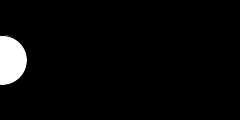
Frame 1 (no input)
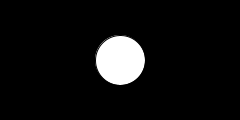
Frame 60 (the mouse pressed at the canvas centre just before this capture)
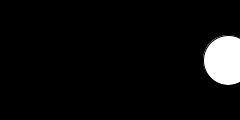
Frame 120 (the mouse held since frame 60 and released just before this capture)

The Processing sketch that drew these frames (run headless with seeded random() and noise(); from frame 60 on, the mouse is pressed at the canvas centre):

// Processing sketch: Sheet4
// ── Sheet4.pde
//「円が左端から右に速度 2 で移動し，プログラム開始から 4 秒後以降は右向きに速度-2 で移動する」プログラムを作成しなさい


//円が跳ね返るプログラム

int x,y;
//円の直径を記憶する整数型の変数 diameter を宣言し，初期値 50 を代入する
int diameter = 50;
//整数型の変数 time を宣言し，初期値 4 * 1000 を代入する
int time = 4 * 1000;

void setup(){
  size(240, 120);
  ellipseMode(CENTER);  //円の描画の基準点を中心(CENTER)に設定する
  frameRate(30);  //フレームレートを 30 frame/sec に設定
  x = 0;
  y = height / 2;  //真ん中の高さ
}
void draw(){
  background(0);  //背景を黒でクリアし、前に書いた図形を消す
  //プログラムが開始されてからの時間を取得し、代入
  int currentTime = millis();
  
  //currentTime が time より小さい場合
  if ( currentTime < time){
    x += 2; //右に移動
  } else {
    x += -2;  //左に移動
  }
  ellipse(x, y, diameter, diameter);  //円を描画する
}
